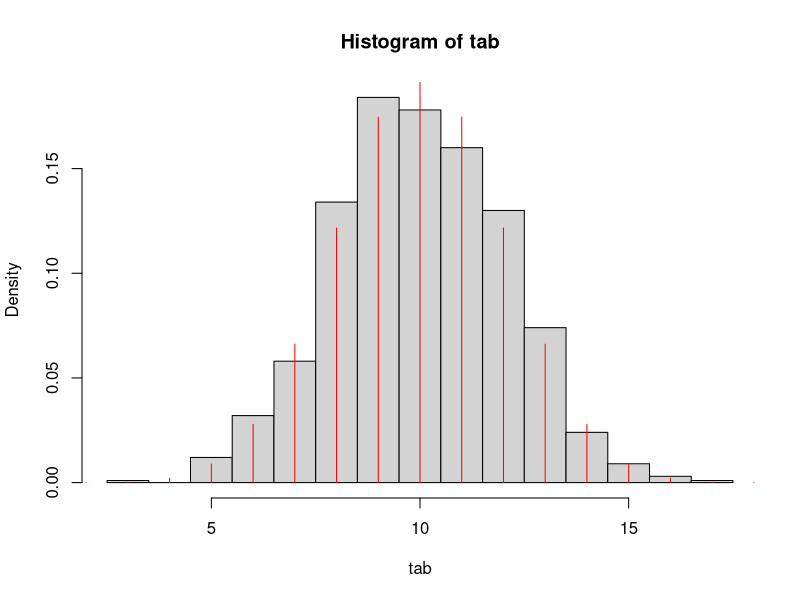
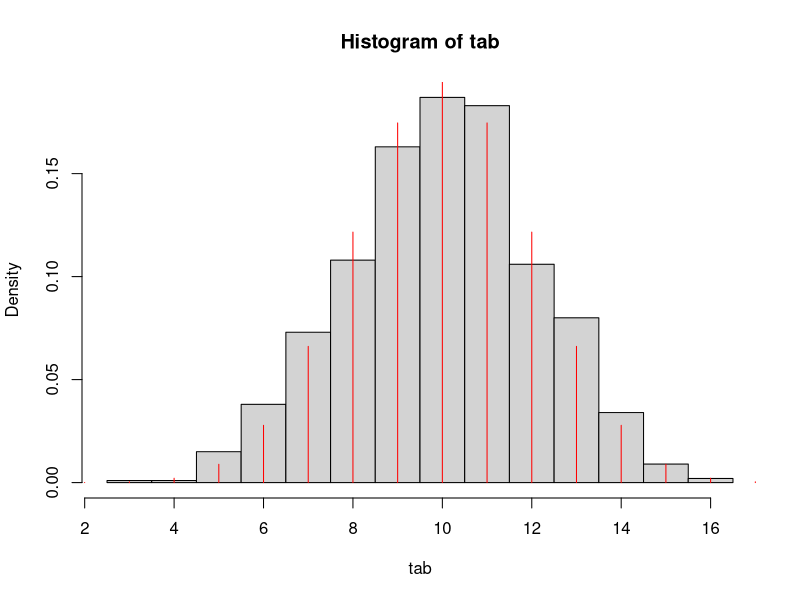
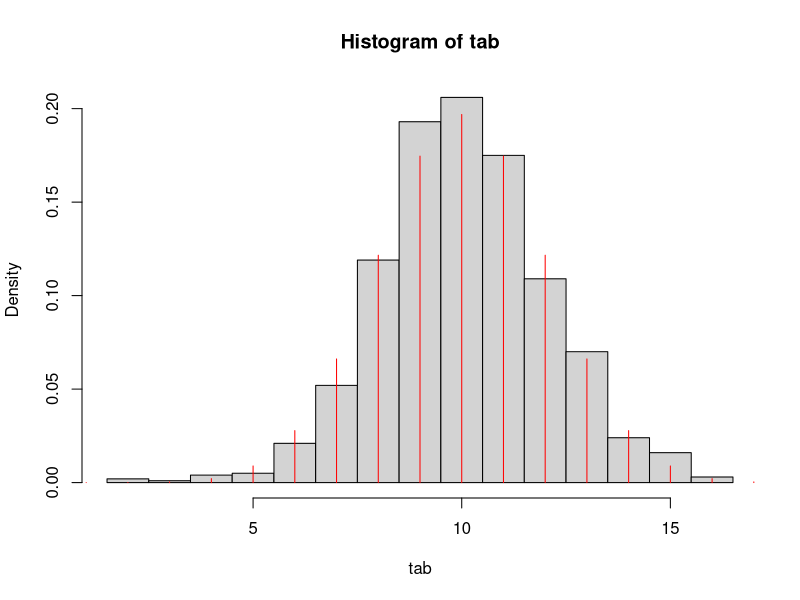
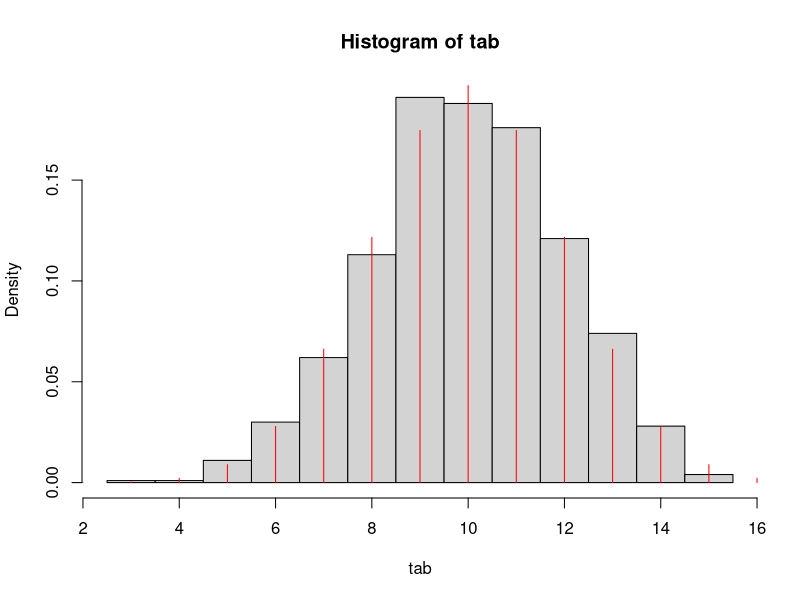
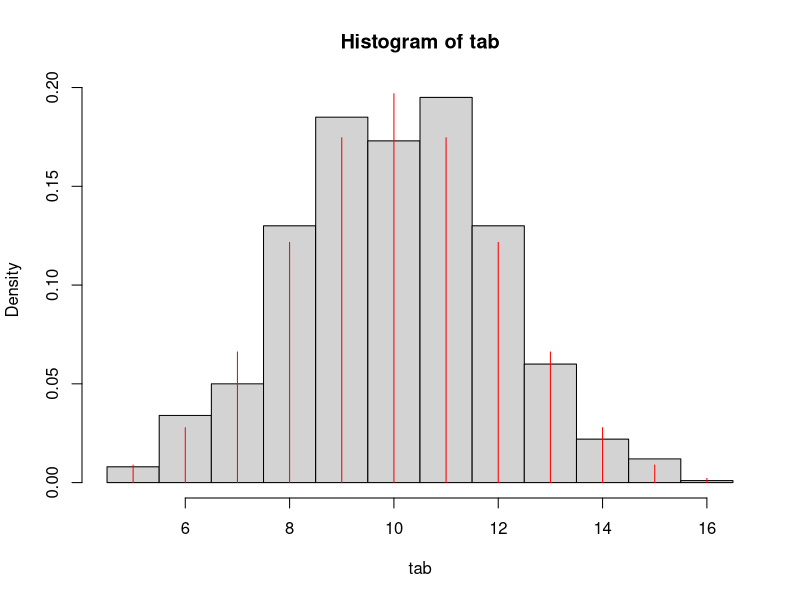
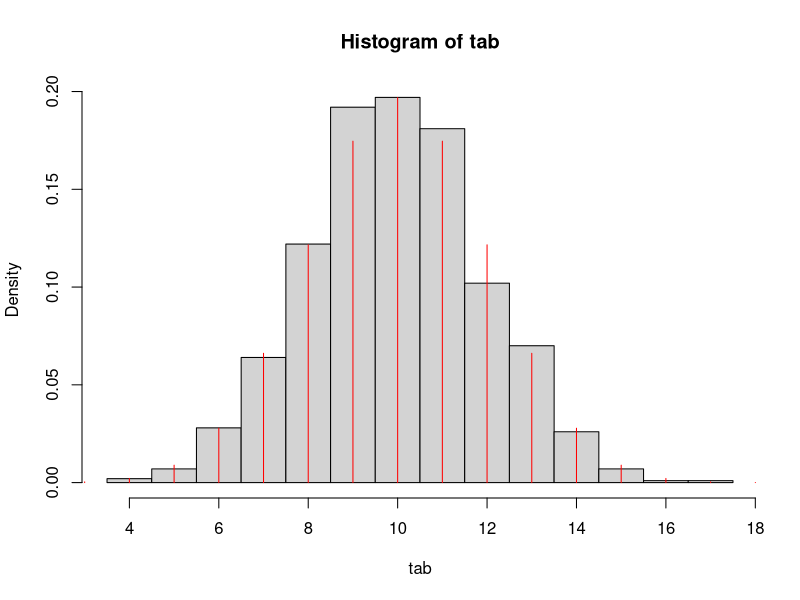
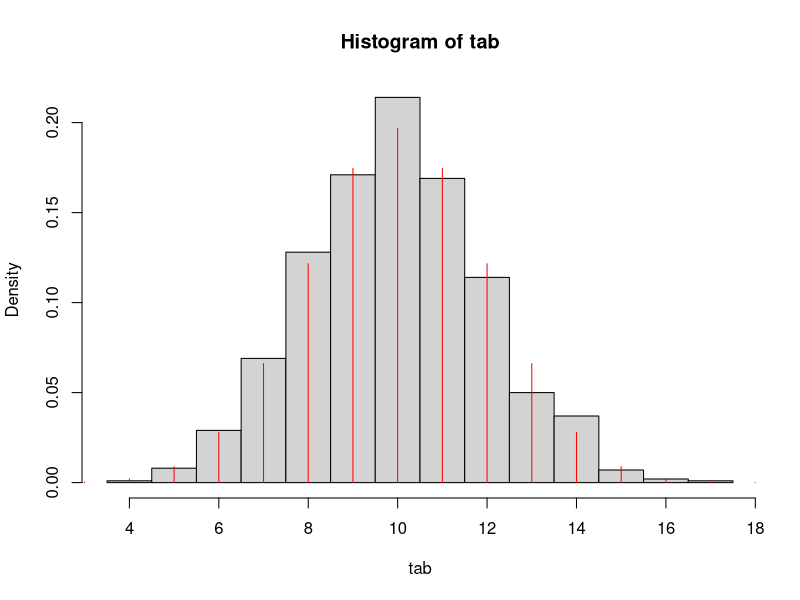
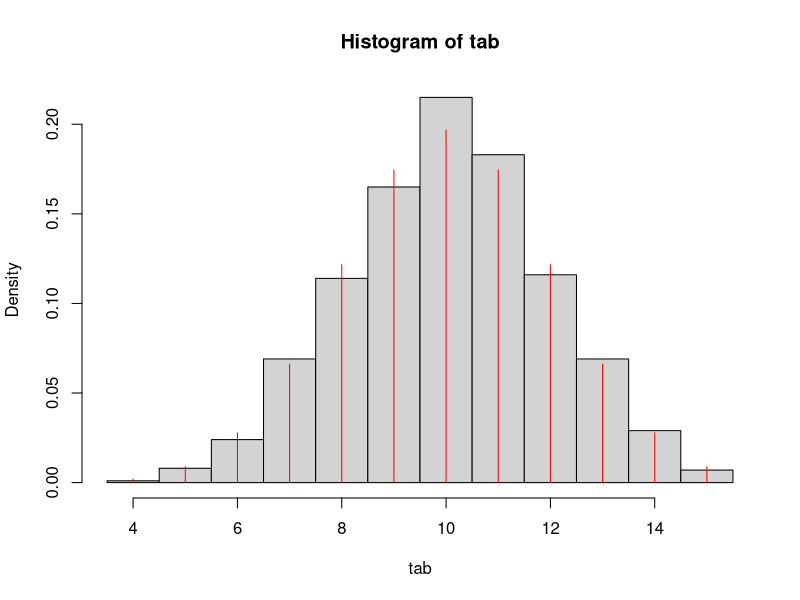

R code for these plots, in order:
conditionnal_test_under_null = function(a,n,n0.,n.0,b){
  quant = qhyper(1-a, n.0, n-n.0,n0., lower.tail = TRUE, log.p = FALSE)
  tab = rhyper(b,n.0,n-n.0, n0.)
  x=0:(n-n.0)
  mass_fuction = dhyper(x,n.0,n-n.0,n0.,log = FALSE)
  hist(tab,probability=TRUE,breaks = seq(min(tab)-0.5, max(tab)+0.5, by = 1))
  lines(x,mass_fuction,type ="h",col="red")
  for (i in 1:b){
    if (tab[i]>=quant){
    tab[i]=1
    }
  else{
    tab[i]=0
    }
  }
  risk_exp=sum(tab)/b
  print(quant)
  print(tab)
  return(risk_exp)
}

conditionnal_test_under_null(0.05,100,20,50,1000)

#Variation du risque de première espèce empirique en fonction du niveau du test 
vect_a=c()
x=seq(0, 1, by = 0.05)
for(a in seq(0, 1, by = 0.05)){
  vect_a = c(vect_a,conditionnal_test_under_null(a,100,20,50,1000))
}
plot(x,vect_a)

#Variation du risque de première espèce empirique en fonction de n0.     
vect_n0.=c()
x_2=seq(0, 100, by = 10)
for(n0. in seq(0, 100, by = 10)){
  vect_n0. = c(vect_n0.,conditionnal_test_under_null(0.1,100,n0.,50,1000))
}
plot(x_2,vect_n0.)
